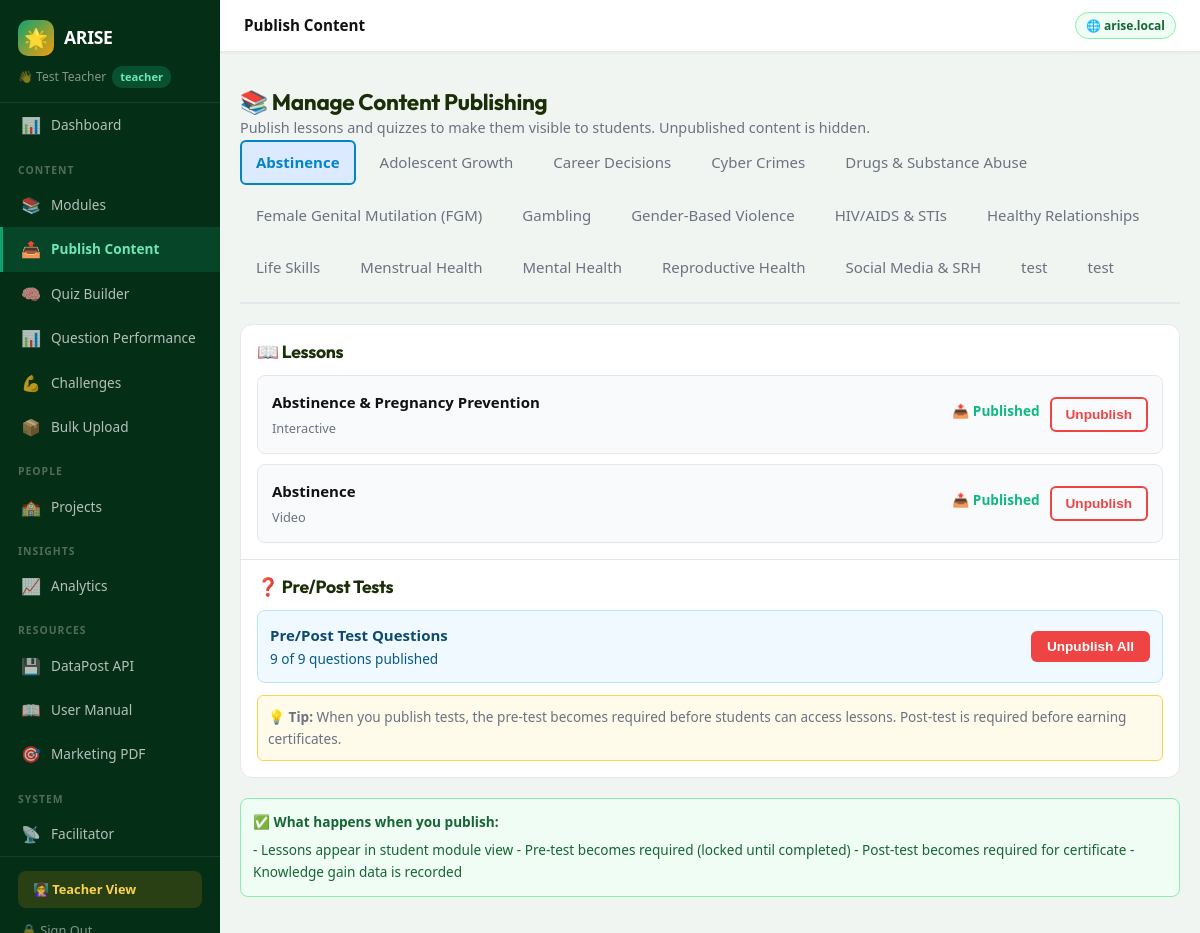
Page /admin/dashboard?p=teacher_content_publish (signed in) on the earlier database version.
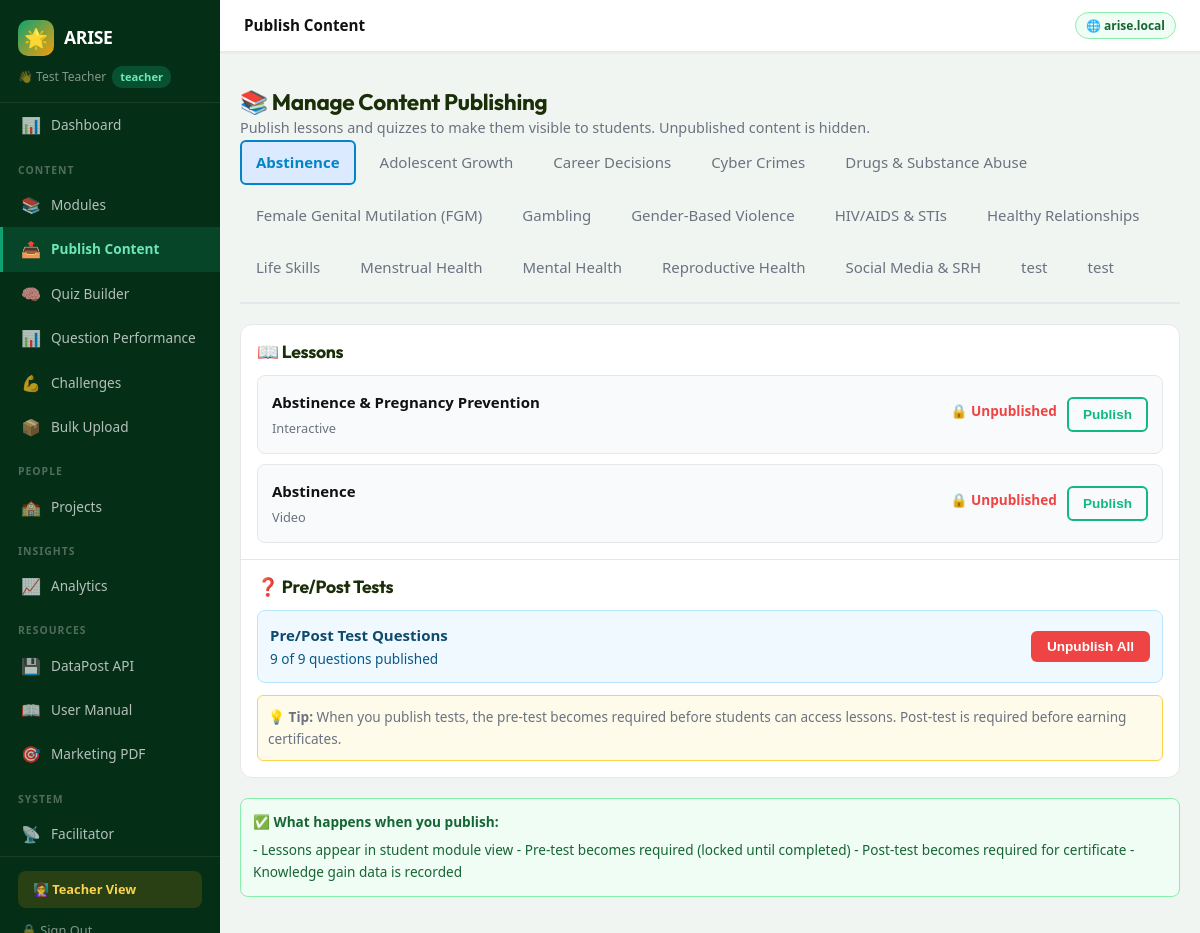
Same page on the later database version.
### tables this page shows
CREATE TABLE modules (
    id INTEGER PRIMARY KEY AUTOINCREMENT,
    title TEXT NOT NULL,
    slug TEXT UNIQUE NOT NULL,
    description TEXT,
    icon TEXT DEFAULT '📚',
    sort_order INTEGER DEFAULT 0,
    is_active INTEGER DEFAULT 1,
    created_by INTEGER,
    created_at DATETIME DEFAULT CURRENT_TIMESTAMP
, thumbnail TEXT, content_warning TEXT, school_id TEXT);

CREATE TABLE lessons (
    id INTEGER PRIMARY KEY AUTOINCREMENT,
    module_id INTEGER NOT NULL,
    title TEXT NOT NULL,
    slug TEXT UNIQUE NOT NULL,
    content TEXT,
    lesson_type TEXT DEFAULT 'text',
    file_path TEXT,
    file_name TEXT,
    file_size_kb REAL,
    sort_order INTEGER DEFAULT 0,
    is_active INTEGER DEFAULT 1,
    created_at DATETIME DEFAULT CURRENT_TIMESTAMP, video_path TEXT, pdf_path TEXT, pdf_name TEXT, thumbnail TEXT, is_published INTEGER DEFAULT 0,
    FOREIGN KEY (module_id) REFERENCES modules(id)
);

### includes/config.php (called while the page is built, shortened)
<?php
function db(): SQLite3 {
    static $db = null;
    if ($db === null) {
        $db = new SQLite3(DB_PATH);
        $db->enableExceptions(true);
        $db->exec('PRAGMA journal_mode=WAL');
        $db->exec('PRAGMA foreign_keys=ON');
    }
    return $db;
}
function e(string $str): string {
    return htmlspecialchars($str, ENT_QUOTES, 'UTF-8');
}

### admin/pages/teacher_content_publish.php (the view, shortened to what the rows shown need)
<?php
$modules = [];
$res = db()->query("SELECT id, title, slug FROM modules WHERE is_active=1 ORDER BY title");
while ($r = $res->fetchArray(SQLITE3_ASSOC)) $modules[] = $r;
$moduleSlug = $_GET['module'] ?? ($modules[0]['slug'] ?? '');
$module = $moduleSlug ? db()->querySingle("SELECT * FROM modules WHERE slug='".SQLite3::escapeString($moduleSlug)."'", true) : null;
?>
<div class="container" style="max-width:1000px">
  <h2>📚 Manage Content Publishing</h2>
  <div style="display:flex;gap:8px;margin-bottom:20px;flex-wrap:wrap;border-bottom:2px solid #e5e7eb;padding-bottom:12px">
    <?php foreach ($modules as $m): ?>
      <a href="/arise/admin/teacher_content_publish?module=<?=e($m['slug'])?>"
         style="padding:8px 14px;border-radius:6px;text-decoration:none;font-weight:<?=($module && $module['id']==$m['id'])?'700':'500'?>;background:<?=($module && $module['id']==$m['id'])?'#dbeafe':'transparent'?>;color:<?=($module && $module['id']==$m['id'])?'#0284c7':'#6b7280'?>;cursor:pointer;border:<?=($module && $module['id']==$m['id'])?'2px solid #0284c7':'2px solid transparent'?>">
        <?=e($m['title'])?>
      </a>
    <?php endforeach; ?>
  </div>
  <div style="background:#fff;border:1px solid #e5e7eb;border-radius:12px;overflow:hidden">
    <div style="padding:16px;border-bottom:1px solid #e5e7eb">
      <?php
      $lessons = [];
      $res = db()->query("SELECT id, title, lesson_type, is_published FROM lessons WHERE module_id = ".intval($module['id'])." ORDER BY id");
      while ($r = $res->fetchArray(SQLITE3_ASSOC)) $lessons[] = $r;
      if (empty($lessons)): ?>
        <div style="color:#9ca3af;font-size:.9rem">No lessons in this module</div>
      <?php else: ?>
        <div style="display:grid;gap:10px">
          <?php foreach ($lessons as $lesson): ?>
            <div data-lesson-id="<?=$lesson['id']?>" style="background:#f9fafb;border:1px solid #e5e7eb;border-radius:8px;padding:14px;display:flex;justify-content:space-between;align-items:center;transition:.2s;hover-effect">
              <div>
                <div style="font-weight:600;color:#111;margin-bottom:3px"><?=e($lesson['title'])?></div>
                <div style="font-size:.8rem;color:#6b7280"><?=ucfirst($lesson['lesson_type'])?></div>
              </div>
              <div style="display:flex;gap:10px;align-items:center">
                <div style="text-align:right;min-width:90px">
                  <span data-status-display style="font-size:.85rem;color:<?=$lesson['is_published']?'#10b981':'#ef4444'?>;font-weight:700;display:block;margin-bottom:6px">
                    <?=$lesson['is_published']?'📤 Published':'🔒 Unpublished'?>
                  </span>
                </div>
                <button class="lesson-toggle" data-id="<?=$lesson['id']?>" data-status="<?=$lesson['is_published']?'0':'1'?>"
                  style="padding:8px 14px;border:2px solid <?=$lesson['is_published']?'#ef4444':'#10b981'?>;background:transparent;color:<?=$lesson['is_published']?'#ef4444':'#10b981'?>;border-radius:6px;cursor:pointer;font-weight:600;font-size:.85rem;transition:.2s;">
                  <?=$lesson['is_published']?'Unpublish':'Publish'?>
                </button>
              </div>
            </div>
          <?php endforeach; ?>
        </div>
      <?php endif; ?>
    </div>
  </div>
</div>

Differences in the rows shown:
changed lessons "Abstinence & Pregnancy Prevention": is_published "📤 Published Unpublish" → "🔒 Unpublished Publish"
changed lessons "Abstinence": is_published "📤 Published Unpublish" → "🔒 Unpublished Publish"
